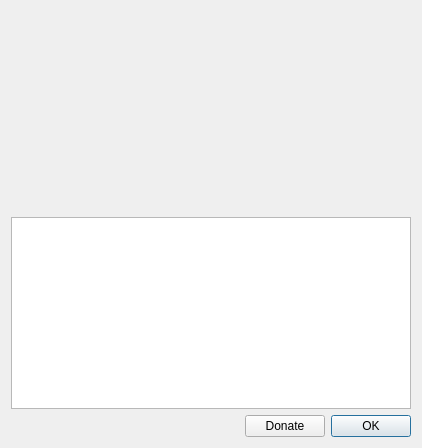
<ui version="4.0">
 <class>AboutDialog</class>
   <widget class="QDialog" name="AboutDialog">
        <property name="geometry">
            <rect>
                <x>0</x>
                <y>0</y>
                <width>452</width>
                <height>476</height>
            </rect>
        </property>
        <property name="windowTitle">
            <string>About jmbde</string>
        </property>
        <layout class="QVBoxLayout" name="verticalLayout_3">
            <property name="sizeConstraint">
                <enum>QLayout::SetFixedSize</enum>
            </property>
            <item>
                <layout class="QHBoxLayout" name="logoLayout">
                    <item>
                        <spacer name="horizontalSpacer">
                            <property name="orientation">
                                <enum>Qt::Horizontal</enum>
                            </property>
                            <property name="sizeHint" stdset="0">
                                <size>
                                    <width>0</width>
                                    <height>20</height>
                                </size>
                            </property>
                        </spacer>
                    </item>
                    <item>
                        <widget class="QLabel" name="logo">
                            <property name="minimumSize">
                                <size>
                                    <width>400</width>
                                    <height>200</height>
                                </size>
                            </property>
                            <property name="text">
                                <string/>
                            </property>
                            <property name="pixmap">
                                <pixmap resource="jmbde.qrc">:/images/about-tiled-logo.png</pixmap>
                            </property>
                            <property name="alignment">
                                <set>Qt::AlignCenter</set>
                            </property>
                        </widget>
                    </item>
                    <item>
                        <spacer name="horizontalSpacer_2">
                            <property name="orientation">
                                <enum>Qt::Horizontal</enum>
                            </property>
                            <property name="sizeHint" stdset="0">
                                <size>
                                    <width>0</width>
                                    <height>20</height>
                                </size>
                            </property>
                        </spacer>
                    </item>
                </layout>
            </item>
            <item>
                <widget class="QTextBrowser" name="textBrowser">
                    <property name="openExternalLinks">
                        <bool>true</bool>
                    </property>
                </widget>
            </item>
            <item>
                <layout class="QHBoxLayout" name="buttonLayout">
                    <property name="sizeConstraint">
                        <enum>QLayout::SetDefaultConstraint</enum>
                    </property>
                    <item>
                        <spacer name="horizontalSpacer_3">
                            <property name="orientation">
                                <enum>Qt::Horizontal</enum>
                            </property>
                            <property name="sizeType">
                                <enum>QSizePolicy::Expanding</enum>
                            </property>
                            <property name="sizeHint" stdset="0">
                                <size>
                                    <width>40</width>
                                    <height>20</height>
                                </size>
                            </property>
                        </spacer>
                    </item>
                    <item>
                        <widget class="QPushButton" name="donateButton">
                            <property name="text">
                                <string>Donate</string>
                            </property>
                        </widget>
                    </item>
                    <item>
                        <widget class="QPushButton" name="pushButton">
                            <property name="text">
                                <string>OK</string>
                            </property>
                            <property name="default">
                                <bool>true</bool>
                            </property>
                        </widget>
                    </item>
                </layout>
            </item>
        </layout>
    </widget>
    <resources>
        <include location="jmbde.qrc"/>
    </resources>
    <connections>
        <connection>
            <sender>pushButton</sender>
            <signal>clicked()</signal>
            <receiver>AboutDialog</receiver>
            <slot>close()</slot>
            <hints>
                <hint type="sourcelabel">
                    <x>460</x>
                    <y>347</y>
                </hint>
                <hint type="destinationlabel">
                    <x>255</x>
                    <y>185</y>
                </hint>
            </hints>
        </connection>
    </connections>
</ui>
